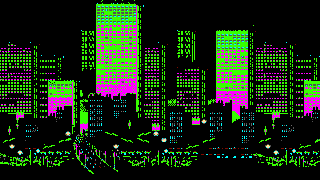
#> input picture build/data/images/scenes/city_bg.png, 320 x 180 px
$ python title64.py ../../build/data/images/scenes/city_bg.png
#> lines starting #> are read from the running program, lines starting #| are printed output that depends on the picture
#!/usr/bin/env python3
"""Quantise the PC title art to 60 colours over FOUR palette lines (BUG-001).

The Mega Drive has 4 CRAM lines of 16 colours, but every converted screen so far
uses one line (15 colours + transparency). A tilemap entry carries a 2-bit
palette field, so each 8x8 tile may pick any line - 60 colours in total, as long
as each tile's own colours fit inside a single line.

The title is drawn from C-side tile + map arrays (not a rescomp IMAGE), so the
palette field is ours to write: the emitted map already holds `(line << 13)`.

Emits for `<name>`:
  src/<name>_tiles.h/.c   u32 tile data, pixel values are the SLOT in a line
  src/<name>_map.h/.c     u16 per 8x8 cell: (line << 13) | tile index
  src/<name>_pal.h/.c     4 x 16 CRAM words; line 0 slot 15 is white so
                          VDP_drawText keeps working over the screen

Slot 0 of every line is blank (alpha 0 and the game colorkey map to it).

Usage: python3 tools/title64.py <image.png> [--name title64] [--crop-h 224]
"""
import argparse
import os
import sys
from PIL import Image

TILE = 8
COLORKEY = (75, 125, 125)
MD_LEVELS = (0, 36, 73, 109, 146, 182, 219, 255)
LINE_SLOTS = 15                 # slot 0 is blank -> 15 usable per line
WHITE = (255, 255, 255)


def md_round(v):
    return min(MD_LEVELS, key=lambda x: abs(x - v))


def to_cram(c):
    r, g, b = (MD_LEVELS.index(v) for v in c)
    return (r << 1) | (g << 5) | (b << 9)


def dist(a, b):
    return sum((a[i] - b[i]) ** 2 for i in range(3))


def main():
    ap = argparse.ArgumentParser()
    ap.add_argument("image", nargs="?")
    ap.add_argument("--part", action="append", default=[], metavar="FILE:X,Y:FIRST:COUNT",
                    help="layered element with clean alpha: pasted at X,Y, its tiles using "
                         "palette lines FIRST..FIRST+COUNT-1 (repeatable; replaces <image>)")
    ap.add_argument("--name", default="title64")
    ap.add_argument("--crop-h", type=int, default=224)
    ap.add_argument("--codedir", default=None)
    ap.add_argument("--preview", default=None, help="write the emitted data back as a PNG")
    ap.add_argument("--rekey", action="append", default=[], metavar="OLD=NEW",
                    help="remap an art colour after the MD ramp snap, e.g. 219,36,182=255,36,182")
    ap.add_argument("--brighten", action="store_true",
                    help="raise every art colour one MD level (keeps darks/outlines)")
    args = ap.parse_args()

    here = os.path.dirname(os.path.abspath(__file__))
    root = os.path.dirname(here)
    code = args.codedir or os.path.join(root, "src")

    parts, owner = [], None
    if args.part:
        # Layered elements: each is pasted at its own position and owns the
        # palette lines it is allowed to use, so e.g. the logotype and the
        # characters cannot steal each other's slots.
        w = (320 + TILE - 1) // TILE * TILE
        h = (args.crop_h + TILE - 1) // TILE * TILE
        art = Image.new("RGBA", (w, h), (0, 0, 0, 0))
        owner = [[-1] * w for _ in range(h)]
        for pi, spec in enumerate(args.part):
            path, pos, first, count = spec.rsplit(":", 3)
            x0, y0 = (int(v) for v in pos.split(","))
            first, count = int(first), int(count)
            if first < 0 or count < 1 or first + count > 4:
                sys.exit(f"--part {spec}: palette lines must stay within 0..3")
            pim = Image.open(path).convert("RGBA")
            art.paste(pim, (x0, y0), pim)
            pp = pim.load()
            for y in range(pim.height):
                yy = y0 + y
                if yy < 0 or yy >= h:
                    continue
                for x in range(pim.width):
                    xx = x0 + x
                    if 0 <= xx < w and pp[x, y][3]:
                        owner[yy][xx] = pi
            parts.append((first, count))
            print(f"  part {pi}: {os.path.basename(path)} {pim.size} at {x0},{y0} "
                  f"-> lines {first}..{first + count - 1}")
    else:
        if not args.image:
            sys.exit("give an image or one or more --part")
        im = Image.open(args.image).convert("RGBA")
        w = (im.width + TILE - 1) // TILE * TILE
#> w = 320
        h = (min(args.crop_h, im.height) + TILE - 1) // TILE * TILE
#> h = 184
        art = Image.new("RGBA", (w, h), (0, 0, 0, 0))
#> art: PIL image 320x184 RGBA; every value is 0
        art.paste(im.crop((0, 0, min(im.width, w), min(im.height, h))), (0, 0))
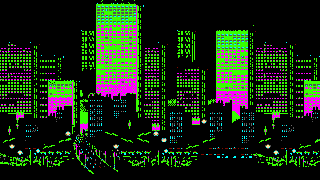
#> art: PIL image 320x184 RGBA; mean R, G, B, A 25.8, 40.3, 20.3, 249.5; transparent parts drawn white
    px = art.load()

    # Single-image art (the PC logo) has its background painted in a NEAR MISS
    # of the colorkey - (72,126,124) against (75,125,125) - so an exact test
    # treats ~65% of the image as art, painting the background and starving the
    # palette. Flood-fill it from the borders with a tolerance. Layered parts
    # have clean alpha, so they skip this entirely.
    if not args.part:
        from collections import deque
        bg = px[0, 0][:3]
#> bg = (0, 0, 0)

        def near_bg(c):
            return max(abs(c[i] - bg[i]) for i in range(3)) <= 8

        seen = [[False] * w for _ in range(h)]
        q = deque()
        for x in range(w):
            q.extend(((x, 0), (x, h - 1)))
        for y in range(h):
            q.extend(((0, y), (w - 1, y)))
        while q:
            x, y = q.popleft()
            if x < 0 or y < 0 or x >= w or y >= h or seen[y][x]:
                continue
            seen[y][x] = True
            r, g, b, a = px[x, y]
            if a and not (near_bg((r, g, b)) or (r, g, b) == COLORKEY):
                continue
            if a:
                px[x, y] = (0, 0, 0, 0)
            q.extend(((x + 1, y), (x - 1, y), (x, y + 1), (x, y - 1)))
#> this loop made 181288 passes
#> a on passes 1 to 3: 255, 0, 255
#> after the loop, seen = 184 items

    rekey = {}
    for spec in args.rekey:
        a, b = spec.split("=")
        rekey[tuple(int(v) for v in a.split(","))] = tuple(int(v) for v in b.split(","))
#> after the loop, rekey = 0 items

    def cell_colour(x, y):
        r, g, b, a = px[x, y]
        if a == 0 or (r, g, b) == COLORKEY:
            return None
        c = (md_round(r), md_round(g), md_round(b))
        c = rekey.get(c, c)
        if args.brighten:
            # One MD level up for anything not near-black: the reference art sits
            # one level above ours (measured: our orange red was 219, the
            # reference's 255). Darks and outlines stay put.
            c = tuple(MD_LEVELS[min(7, MD_LEVELS.index(v) + 1)] if v >= 73 else v
                      for v in c)
        return c

    # ---- the art as 8x8 tiles ----------------------------------------------
    tiles, allowed = [], []
    for ty in range(h // TILE):
        for tx in range(w // TILE):
            tiles.append([cell_colour(tx * TILE + x, ty * TILE + y)
                          for y in range(TILE) for x in range(TILE)])
            if owner is None:
                allowed.append((0, 1, 2, 3))
            else:
                votes = {}
                for y in range(TILE):
                    for x in range(TILE):
                        pi = owner[ty * TILE + y][tx * TILE + x]
                        if pi >= 0:
                            votes[pi] = votes.get(pi, 0) + 1
                if votes:
                    f, c = parts[max(votes, key=votes.get)]
                    allowed.append(tuple(range(f, f + c)))
                else:
                    allowed.append((0, 1, 2, 3))
#> this loop made 23 passes
    art_colours = {c for t in tiles for c in t if c}

    # ---- 60-colour master palette ------------------------------------------
    # Median cut over the opaque pixels, then snapped to the MD 3:3:3 ramp. The
    # ramp snap can merge entries, so fall back to the art's most frequent
    # colours if that leaves the palette short.
    budget = LINE_SLOTS * 4 - 1               # line 0 keeps slot 15 for the font
    pal_art = []
    if len(art_colours) > budget:
        opaque = [c for t in tiles for c in t if c]
        strip = Image.new("RGB", (len(opaque), 1))
        strip.putdata(opaque)
        q = strip.quantize(colors=budget, method=Image.Quantize.MEDIANCUT)
        qp = q.getpalette()
        for idx in sorted({v for v in q.getdata()}):
            c = (md_round(qp[idx * 3]), md_round(qp[idx * 3 + 1]),
                 md_round(qp[idx * 3 + 2]))
            if c not in pal_art:
                pal_art.append(c)
    counts = {}
    for t in tiles:
        for c in t:
            if c:
                counts[c] = counts.get(c, 0) + 1
    for c in sorted(counts, key=lambda c: -counts[c]):
        if len(pal_art) >= budget:
            break
        if c not in pal_art:
            pal_art.append(c)
    pal_art = pal_art[:budget]

    def nearest(c, pool):
        return min(pool, key=lambda p: dist(c, p))

    # ---- assign each tile to a palette line --------------------------------
    # Fit first (a line that can hold all of the tile's colours), then prefer the
    # line that already has most of them. Only when no line can fit does the tile
    # fold its extra shades into the closest slots.
    lines = [[WHITE], [], [], []]

    def cap_of(L):
        return (LINE_SLOTS - 1 if L == 0 else LINE_SLOTS) - len(lines[L])

    if owner is not None:
        # Layered mode: decide each part's palettes UP FRONT from its own pixel
        # counts, clustered so a line holds a coherent family of shades. Filling
        # the lines in tile scan order let frequent greys crowd out the shades
        # that identify the art (the pink armour came out grey).
        for pi, (first, count) in enumerate(parts):
            usage = {}
            for ty in range(h // TILE):
                for tx in range(w // TILE):
                    for y in range(TILE):
                        for x in range(TILE):
                            if owner[ty * TILE + y][tx * TILE + x] != pi:
                                continue
                            c = cell_colour(tx * TILE + x, ty * TILE + y)
                            if c:
                                usage[c] = usage.get(c, 0) + 1
            if not usage:
                continue
            slots = sum((LINE_SLOTS - 1 if (first + i) == 0 else LINE_SLOTS)
                        for i in range(count))
            if len(usage) > slots:
                print(f"  WARNING part {pi}: {len(usage)} colours for {slots} slots "
                      f"({count} line(s)) - the rest fold. Give it another line or "
                      f"reduce the art's colours.")
            else:
                print(f"  part {pi}: {len(usage)} colours in {slots} slots "
                      f"({count} line(s)) - exact")
            pts = list(usage.items())
            pts.sort(key=lambda cw: -cw[1])
            k = min(count, len(pts))
            cent = [pts[i * len(pts) // k][0] for i in range(k)]
            for _ in range(8):
                groups = [[] for _ in range(k)]
                for c, wt in pts:
                    groups[min(range(k), key=lambda i: dist(c, cent[i]))].append((c, wt))
                for i, g in enumerate(groups):
                    if not g:
                        continue
                    tw = sum(w for _, w in g)
                    cent[i] = tuple(md_round(sum(c[j] * w for c, w in g) // tw)
                                    for j in range(3))
            for i, g in enumerate(groups):
                L = first + i
                for c, _w in sorted(g, key=lambda cw: -cw[1])[:cap_of(L) if False else
                                   (LINE_SLOTS - 1 if L == 0 else LINE_SLOTS)]:
                    if c not in lines[L]:
                        lines[L].append(c)

    room = lambda L: cap_of(L)
    tile_line, folded = [], 0

    for ti, cells in enumerate(tiles):
        cols = {c for c in cells if c}
        # a tile may itself hold more shades than one line: keep the most used
        if len(cols) > LINE_SLOTS:
            keep = sorted(cols, key=lambda c: -counts[c])[:LINE_SLOTS]
            cols = set(keep)
            folded += 1
        fitting = []
        for L in allowed[ti]:
            missing = [c for c in cols if c not in lines[L]]
            if len(missing) <= room(L):
                have = len(cols) - len(missing)
                fitting.append((have, room(L), L, missing))
        if fitting:
            _, _, L, missing = max(fitting)
            for c in sorted(missing):
                lines[L].append(c)
        else:
            L = max(allowed[ti], key=lambda x: len(cols) - len([c for c in cols
                                                                if c not in lines[x]]))
            folded += 1
        tile_line.append(L)

    # ---- slot lookup per line ---------------------------------------------
    def slot_of(c, L):
        # +1: slot 0 of every line is the blank/transparent entry, so the line's
        # colours sit at slots 1..15 (the emission writes [blank] + colours).
        pal = lines[L]
        if not pal:
            pal.append(nearest(c, pal_art))
        if c in pal:
            return pal.index(c) + 1
        return pal.index(nearest(c, pal)) + 1

    # ---- rebuild tiles (slot values), dedup, build the map ------------------
    blank = bytes([0] * (TILE * TILE))
    seen, tile_data, map_entries = {blank: 0}, [[0] * 8], []
    for i, cells in enumerate(tiles):
        L = tile_line[i]
        idx = [0 if c is None else slot_of(c, L) for c in cells]
        key = bytes(idx)
        if key not in seen:
            seen[key] = len(tile_data)
            words = []
            for y in range(TILE):
                # one longword per row: 8 pixels, high nibble leftmost
                hi = lo = 0
                for p in range(4):
                    hi = (hi << 4) | idx[y * TILE + p]
                    lo = (lo << 4) | idx[y * TILE + 4 + p]
                words.append((hi << 16) | lo)
            tile_data.append(words)
        map_entries.append((L << 13) | seen[key])

    per_line = [0, 0, 0, 0]
    for L in tile_line:
        per_line[L] += 1
    label = os.path.basename(args.image) if args.image else f"{len(parts)} parts"
    print(f"{label}: {w}x{h}, {len(tile_data)} tiles, "
          f"{len(pal_art)} colours kept of the art's {len(art_colours)} "
          f"(slots per line {[len(l) for l in lines]}), cells per line {per_line}, "
          f"folded tiles {folded}")
#| city_bg.png: 320x184, 455 tiles, 13 colours kept of the art's 13 (slots per line [1, 0, 3, 13]), cells per line [0, 225, 369, 326], folded tiles 0

    # ---- emit -------------------------------------------------------------
    up = args.name.upper()
    with open(os.path.join(code, f"{args.name}_tiles.h"), "w") as f:
        f.write(f"#ifndef {up}_TILES_H\n#define {up}_TILES_H\n\n#include <genesis.h>\n\n"
                f"extern const u32 {args.name}_tiles_data[{len(tile_data)} * 8];\n"
                f"#define {up}_TILE_COUNT {len(tile_data)}\n\n#endif\n")
    with open(os.path.join(code, f"{args.name}_tiles.c"), "w") as f:
        f.write(f'#include "{args.name}_tiles.h"\n\n'
                f"const u32 {args.name}_tiles_data[{len(tile_data)} * 8] = {{\n")
        for words in tile_data:
            f.write("    " + ", ".join("0x%08X" % v for v in words) + ",\n")
        f.write("};\n")
    with open(os.path.join(code, f"{args.name}_map.h"), "w") as f:
        f.write(f"#ifndef {up}_MAP_H\n#define {up}_MAP_H\n\n#include <genesis.h>\n\n"
                f"#define {up}_W {w // TILE}\n#define {up}_H {h // TILE}\n"
                f"extern const u16 {args.name}_map[{len(map_entries)}];\n\n#endif\n")
    with open(os.path.join(code, f"{args.name}_map.c"), "w") as f:
        f.write(f'#include "{args.name}_map.h"\n\n'
                f"const u16 {args.name}_map[{len(map_entries)}] = {{\n")
        for i in range(0, len(map_entries), 16):
            f.write("    " + ", ".join("0x%04X" % v
                                       for v in map_entries[i:i + 16]) + ",\n")
        f.write("};\n")
    with open(os.path.join(code, f"{args.name}_pal.h"), "w") as f:
        f.write(f"#ifndef {up}_PAL_H\n#define {up}_PAL_H\n\n#include <genesis.h>\n\n"
                f"extern const u16 {args.name}_pal[4][16];\n\n#endif\n")
    with open(os.path.join(code, f"{args.name}_pal.c"), "w") as f:
        f.write(f'#include "{args.name}_pal.h"\n\n'
                f"const u16 {args.name}_pal[4][16] = {{\n")
        for L in range(4):
            row = [0] + [to_cram(c) for c in lines[L]]
            row += [0] * (16 - len(row))
            f.write("    { " + ", ".join("0x%04X" % v for v in row) + " },\n")
        f.write("};\n")
    print(f"  wrote src/{args.name}_{{tiles,map,pal}}.{{h,c}}")

    if args.preview:
        # Rebuild the screen from exactly what was emitted (tiles + map + the
        # four palettes). If this looks right, the data is right and any problem
        # on hardware is in the draw path.
        def slots_of(words):
            out = []
            for y in range(TILE):
                for x in range(TILE):
                    out.append((words[y] >> (28 - (x & 7) * 4)) & 0xF)
            return out
        pals = [[(0, 0, 0)] + list(lines[L]) +
                [(0, 0, 0)] * (15 - len(lines[L])) for L in range(4)]
        out = Image.new("RGB", (w, h), (0, 0, 0))
        op = out.load()
        for ty in range(h // TILE):
            for tx in range(w // TILE):
                e = map_entries[ty * (w // TILE) + tx]
                L, t = (e >> 13) & 3, e & 0x7FF
                slots = slots_of(tile_data[t])
                for y in range(TILE):
                    for x in range(TILE):
                        sv = slots[y * TILE + x]
                        op[tx * TILE + x, ty * TILE + y] = pals[L][sv]
        out.save(args.preview)
        print(f"  preview written to {args.preview}")
    return 0


if __name__ == "__main__":
    sys.exit(main())
#> (the program exits here)
